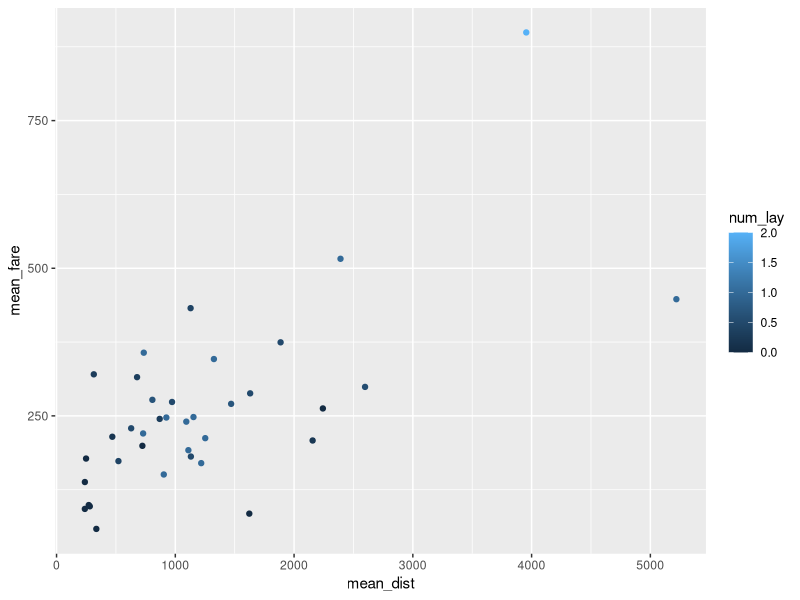
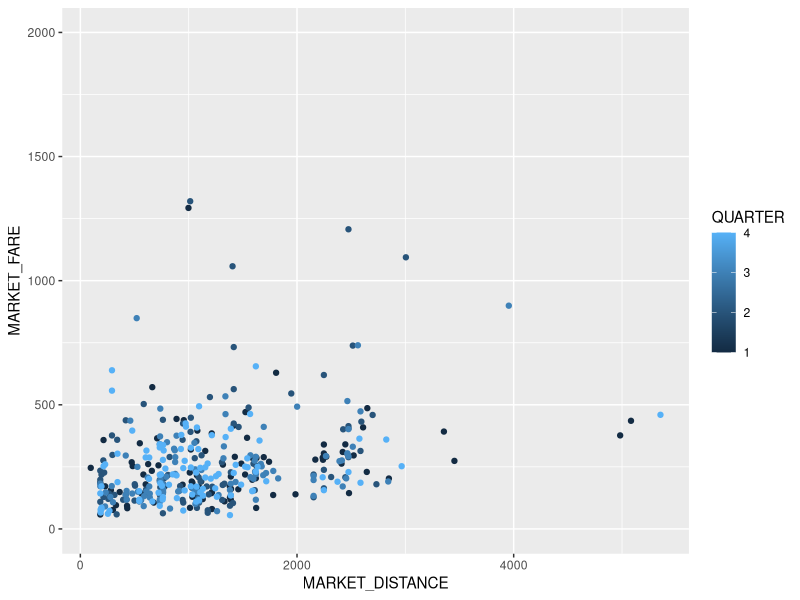
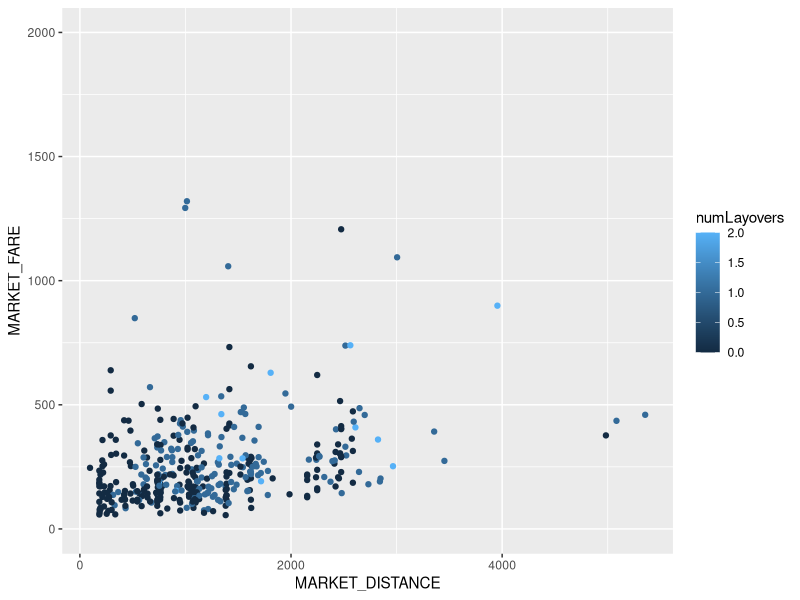
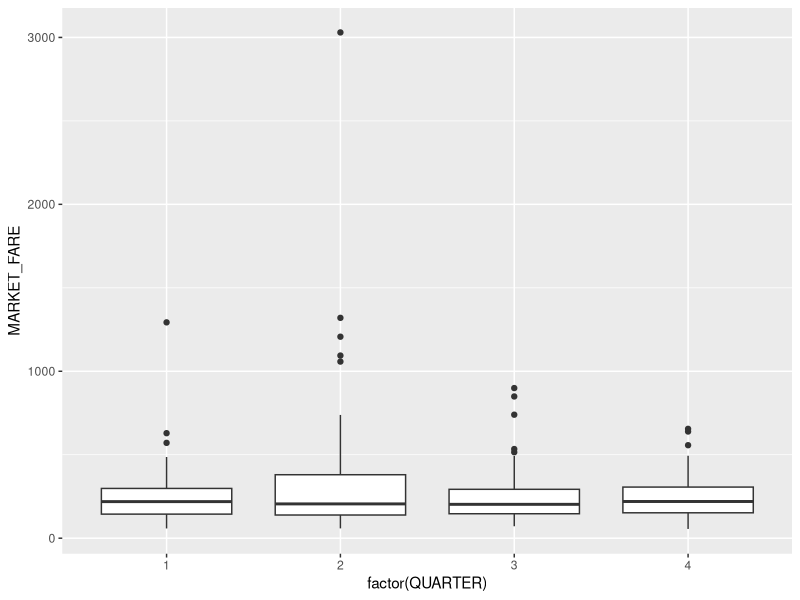
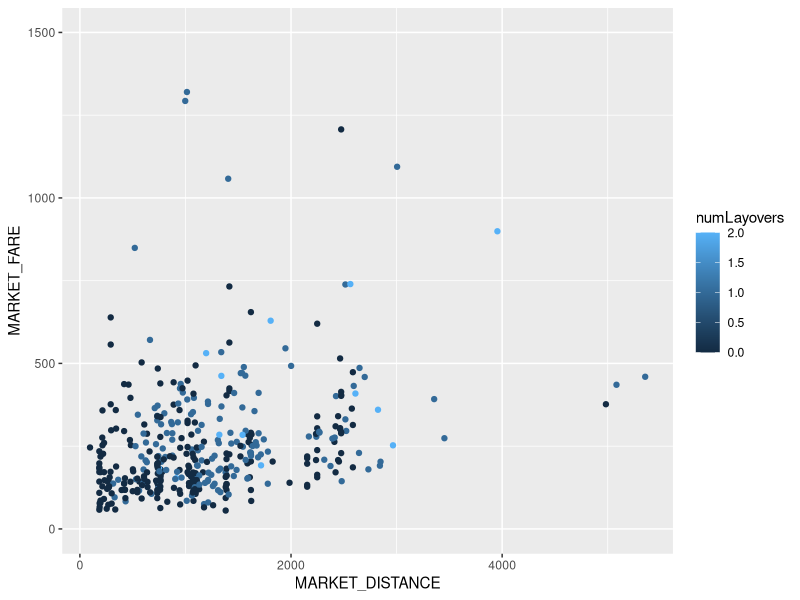

Here is the R script that generated these plots, in order:
## ---- chunk 1
library(ggplot2)
library(dplyr)
raw_data<- read.csv('itineraries-2017.csv')

mean_ny_data<-raw_data%>%filter(ORIGIN_STATE_ABR=='NY')%>%group_by(DEST_STATE_ABR)%>%summarise(mean_fare= mean(MARKET_FARE), mean_dist = mean(MARKET_DISTANCE), num_lay= mean(numLayovers))

model1<-lm(mean_fare~ mean_dist+num_lay+num_lay*mean_dist, data= mean_ny_data)
model2<-lm(mean_fare~ mean_dist+num_lay, data= mean_ny_data)
summary(model1)


ft<-anova(model1,model2)
ft


ggplot()+geom_point(aes(x=mean_dist, y=mean_fare, col=num_lay), data=mean_ny_data)
## ---- chunk 2
model3<- lm(MARKET_FARE~MARKET_DISTANCE+numLayovers+QUARTER+numLayovers*MARKET_DISTANCE,data=raw_data)
summary(model3)

ggplot() + geom_point(aes(x=MARKET_DISTANCE,y=MARKET_FARE, col=QUARTER),data=raw_data)+ylim(0,2000)
ggplot() + geom_point(aes(x=MARKET_DISTANCE,y=MARKET_FARE, col=numLayovers),data=raw_data)+ylim(0,2000)
ggplot() + geom_boxplot(aes(x=factor(QUARTER), y = MARKET_FARE),data=raw_data)
## ---- chunk 3
# including an interaction between numLayovers and Market distance creates a significant effect on the interaction term, but not for the individual variables, so it will not be included in the model.
model4<- lm(MARKET_FARE~QUARTER + PASSENGERS + MARKET_DISTANCE + ITIN_GEO_TYPE + numLayovers, data=raw_data)
summary(model4)

model5<- lm(MARKET_FARE~PASSENGERS + MARKET_DISTANCE + ITIN_GEO_TYPE + numLayovers, data=raw_data)
summary(model5)

model6<- lm(MARKET_FARE~MARKET_DISTANCE + ITIN_GEO_TYPE + numLayovers, data=raw_data)
summary(model6)

model7<- lm(MARKET_FARE~1, data=raw_data)
summary(model7)

anova(model7, model6)

ggplot()+geom_point(aes(x=MARKET_DISTANCE, y=MARKET_FARE, col=numLayovers), data=raw_data) + ylim(0,1500)

confint(model7, level = 0.90)

